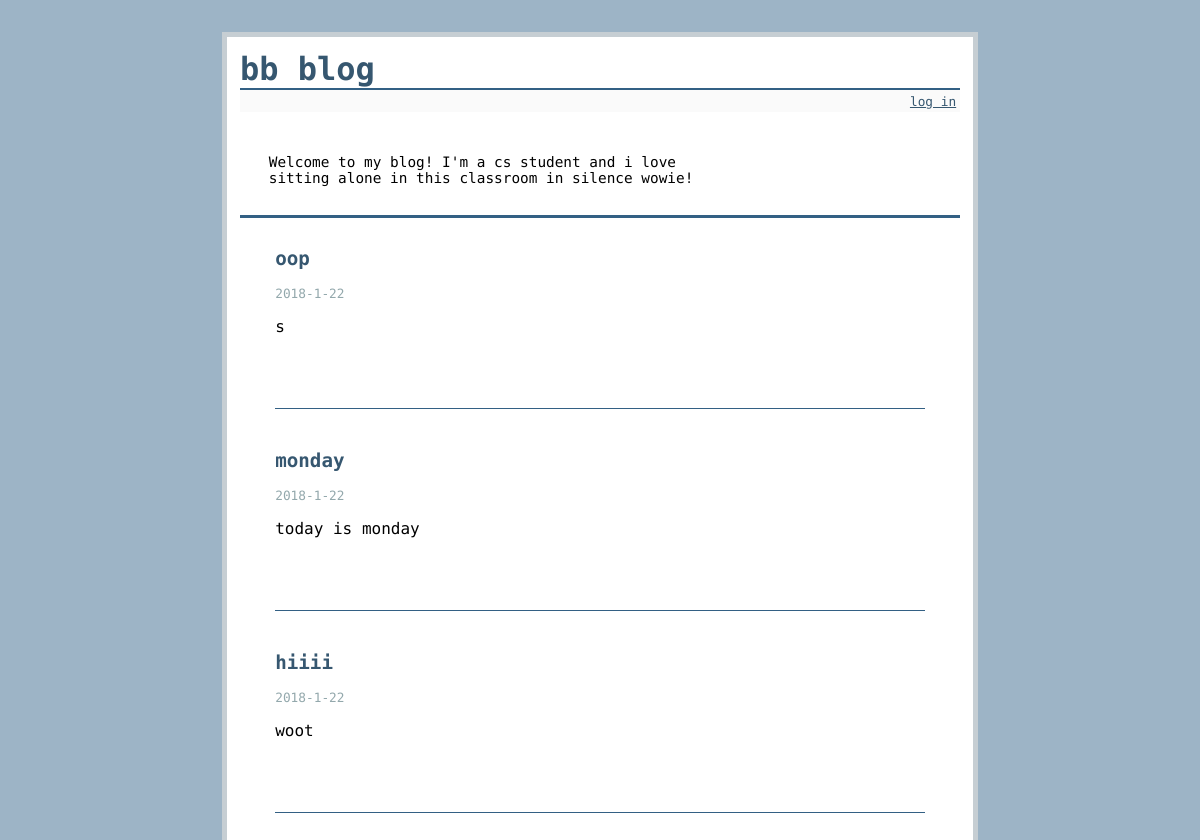
The app's page /, older data.
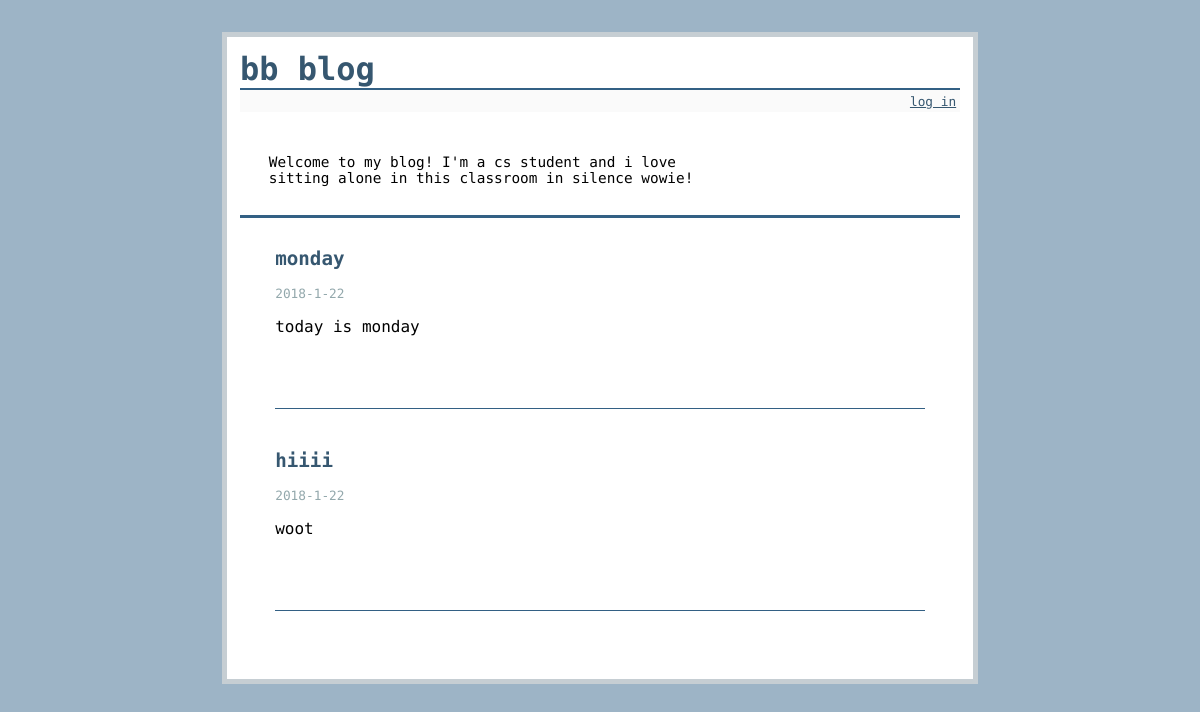
The same page, newer data.
### tables this page shows
CREATE TABLE entries (
  id integer primary key autoincrement,
  title text not null,
  'text' text not null,
  postDate date not null
);

### flaskr.py (the view)
@app.route('/', methods=["GET"])
def show_entries():
	if not hasattr(session, "bio"):
		session['bio']="Welcome to my blog! I'm a cs student and i love sitting alone in this classroom in silence wowie!"
	db=get_db()
	cur=db.execute('select title, text, postDate, id from entries order by id desc')
	entries=cur.fetchall()
	return render_template('show_entries.html', entries=entries, bio=session['bio'])

### flaskr.py (called while the page is built)
def connect_db():
	rv=sqlite3.connect(app.config['DATABASE'])
	rv.row_factory = sqlite3.Row
	return rv

def get_db():
	if not hasattr(g, 'sqlite_db'):
		g.sqlite_db=connect_db()
	return g.sqlite_db

### templates/show_entries.html (shortened to what this page needs)
{% extends "layout.html" %}
{% block body %}
  <div class="bio">
    <div class="bio-section bio-left">
    <p>{{ bio }}</p>
    </div>
  </div>
  <ul class=entries>
  {% for entry in entries %}
    <li>
      <div class="entry-block">
        <h2 class="title">{{ entry.title }}</h2>
        <div class="date">{{ entry.postDate|safe }} </div>
        <div class="text">{{ entry.text|safe }}</div>
      </div>
      <div class="menu-bar"></div>
  {% else %}
    <li><em>No entries yet!</em>
  {% endfor %}
  </ul>
{% endblock %}

Row changes from the older to the newer data that the page shows:
removed entries: title "oop", postDate "2018-1-22", text "s"
